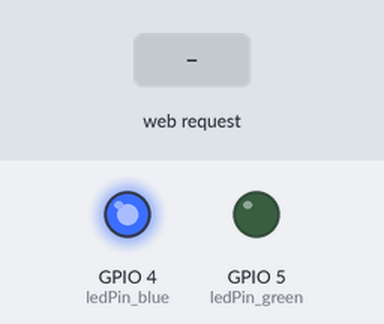
Simulated run of this sketch. Board: ESP8266 (NodeMCU). On the bench: output pins drawn as LEDs (lit = HIGH). The inputs (shaded band) are chosen by the test bench. What the sketch prints to the serial monitor is not drawn.

Above: at 1.2 s.
1.3 s: HTTP request GET /start_bot received
At 2.0 s:
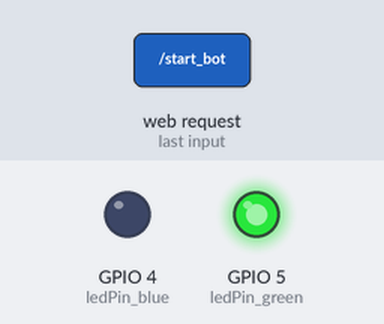
Timing chart, 0 to 4.3 s (numbered marks = the images above; inputs shaded):
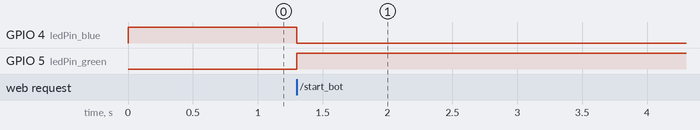

Measured:
- after the input at 1.3 s, GPIO 4 (ledPin_blue): HIGH → LOW at once; GPIO 5 (ledPin_green): LOW → HIGH at once

The sketch:

bot-control_V-01.ino
```cpp
#include <ESP8266WiFi.h>
#include <ESP8266WebServer.h>

// Define the GPIO pin where the LED is connected
const int ledPin_green = 5;
const int ledPin_blue = 4;

// Create an instance of the web server on port 80
ESP8266WebServer server(80);

// Variable to store the LED state
bool waiterState = false;

// HTML code for the web page
String htmlPage = "<html>\
<head>\
<title>Waiter Bot initial control</title>\
</head>\
<body>\
<div style='display: block; justify-content: center; align-items: center; height:100vh; width: 100%; margin: 30px;'>\
<h1>Start the Bot Function</h1>\
<p >Bot Status: <strong id='ledState'>OFF</strong></p>\
<button onclick='start_bot()'>Start Bot</button>\
</div>\
<script>\
function start_bot() {\
    var xhr = new XMLHttpRequest();\
    xhr.open('GET', '/start_bot', true);\
    xhr.onreadystatechange = function() {\
        if (xhr.readyState == 4 && xhr.status == 200) {\
            document.getElementById('ledState').innerText = xhr.responseText;\
        }\
    };\
    xhr.send();\
}\
</script>\
</body>\
</html>";

void setup() {
  // Initialize the GPIO pin as an output
  pinMode(ledPin_green, OUTPUT);
  digitalWrite(ledPin_green, LOW);

  pinMode(ledPin_blue, OUTPUT);
  digitalWrite(ledPin_blue, HIGH);

  // Start the ESP8266 in AP mode
  WiFi.softAP("Waiter Bot control", "waiter123");

  Serial.begin(115200);
  Serial.println();
  Serial.print("Access Point IP address: ");
  Serial.println(WiFi.softAPIP());

  // Define the routes
  server.on("/", HTTP_GET, handleRoot);
  server.on("/start_bot", HTTP_GET, start_bot);

  // Start the web server
  server.begin();
  Serial.println("Web server started.");
}

void handleRoot() {
  server.send(200, "text/html", htmlPage);
}

void start_bot() {
  waiterState = !waiterState;
  digitalWrite(ledPin_green, waiterState ? HIGH : LOW);
  digitalWrite(ledPin_blue, waiterState ? LOW : HIGH);
  String waiterStatus = waiterState ? "ON" : "OFF";
  server.send(200, "text/plain", waiterStatus);
}

void loop() {
  server.handleClient();
}
```
